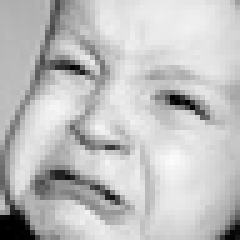
#> input picture CNN_FROM_SCRATCH/data/train/angry/Training_16288109.jpg, 48 x 48 px, found by its file name (shown 5 times larger); its folder holds only this picture in this run
$ jupyter execute --allow-errors recognition_of_facial_expressions.ipynb
#> lines starting #> are read from the running program, lines starting #| are printed output that depends on the picture
## ! Important Note !

Commented code was used to extract facial landmarks from the images.
BUT in this section we do not use facial landmarks as an input but whole normalized images.
It was just a test if I could extract facial landmarks from the images.

Facial landmarks are used in a different CNN algorithm. THis algorithm will not be from sracth like this one.
It will use all the helpful frameworks to create the best model. In addition, this CNN will recognize facial expressions live in a webcam.
(not like this one, this one only recognizes facial expressions from images, not live capture)

# Imports

[cell 1]
import os
import numpy as np
from scipy.signal import convolve2d
from PIL import Image
# import mediapipe as mp  # to get facial landmarks from the face images

# Constants

[cell 2]
DATA_DIR = os.path.join(os.getcwd(), "data_greyscale")
TRAIN_DIR = os.path.join(DATA_DIR, "train")
TEST_DIR = os.path.join(DATA_DIR, "test")

# Convolutional Neural Network

## Reading Data
Data are face images.
If image is in grayscale, there is only 1 channel, for RGB image there would be 3 channels.

1. Read images, remember the image's label (f.e. happy, sad, ...).
2. Map the label names list, each label name will now have its own identificator. (f.e. happy = 0, sad = 1, ...).
3. Convert the labels into a one-hot encoded vector array.

[cell 3]
# # initialize MediaPipe Face Mesh model to extract facial landmarks
# mp_face_mesh = mp.solutions.face_mesh
# face_mesh = mp_face_mesh.FaceMesh(
#     static_image_mode=True,  # static_image_mode=True since we extract from images and not live video
#     min_detection_confidence=0.5,  # lowering the threshhold, to detect landmarks in difficult images
#     min_tracking_confidence=0.5
# )
#
# def extract_landmarks(image_array: np.array, is_greyscale: bool) -> np.array:
#
#     """
#     Extract facial landmarks from the image using MediaPipe.
#     :param image_array: 2D numpy array representing the image
#     :param is_greyscale: True if the image is greyscale, False image is in RGB
#     :return: numpy array containing the normalized facial landmarks
#     """
#
#     if is_greyscale:  # convert image array to RGB format, since MediaPipe works with RGB
#         image_rgb = np.stack((image_array,) * 3, axis=-1)  # convert grayscale to RGB format
#     else:
#         image_rgb = image_array  # image already is RGB
#
#     results = face_mesh.process(image_rgb)  # get all the landmarks from the image
#
#     if not results.multi_face_landmarks:
#         return None  # no face detected, return None
#
#     landmarks = results.multi_face_landmarks[0].landmark  # extract the landmarks from the first detected face
#
#     # convert the landmark list into an array, the landmark has already normalized values between 0 and 1
#     landmarks_array = np.array([(lm.x, lm.y) for lm in landmarks])
#
#     return landmarks_array

[cell 4]
def get_data(data_dir: str, is_greyscale: bool, image_size=(48, 48)) -> (np.array, np.array):

    """
    Reading images from data_dir.
    Each image is processed and converted into a numpy array.

    Expected directory tree:
    - data_dir
        - facial_expression_dir1
            - image1
            - image2
            - ...
        - facial_expression_dir2
        - facial_expression_dir3
        - ...
        - facial_expression_dirN

    :param data_dir: directory from which the images are processed
    :param image_size: size of the images, default is 48x48
    :param is_greyscale: True if the images are greyscale, False images are in RGB
    :return: two numpy arrays, first numpy array has stored all the facial landmarks images, and second numpy array has stored all the label names
    """
#> called with data_dir = 'CNN_FROM_SCRATCH/data_greyscale/train', is_greyscale = True, image_size = (48, 48)

    # failed_image_landmarks = {}
    # image_landmarks = []
    images = []
    label_names = []

    for expression_dirname in sorted(os.listdir(data_dir)):
        # get every directory, this directory contains images of facial expressions

        expression_dir = os.path.join(data_dir, expression_dirname)

        if not os.path.isdir(expression_dir):  # process only directories, skip non-directories - files
            continue

        # failed_image_landmarks[expression_dirname] = {
        #     "all_images_count": len(os.listdir(expression_dir)),
        #     "failed_images": []
        # }

        for expression_image in os.listdir(expression_dir):
            # get every image in the directory
            image_path = os.path.join(expression_dir, expression_image)

            try:
                if is_greyscale:
                    image = Image.open(image_path).convert('L')  # L mode, because images are grayscaled
#> image is the input picture: PIL image 48x48 L; min 0, max 251, mean 191.7
                else:
                    image = Image.open(image_path).convert("RGB")  # RGB mode, because images are not grayscaled, and therefore they are RGB
                image.verify()  # verify the integrity of the image

                image = image.resize(image_size)  # resize the image to the image_size

                # convert image into an array, image is a 2D array
                image_array = np.array(image) / 255.0

                images.append(image_array)
                label_names.append(expression_dirname)  # directory name is already a label name of a facial expression

                # # extract normlized facial landmarks
                # landmarks = extract_landmarks(image_array, is_greyscale)
                #
                # if landmarks is not None:
                #     # successfully the facial landmarks were extracted from the image
                #     image_landmarks.append(landmarks)
                #     label_names.append(expression_dirname)  # directory name is already a label name of a facial expression
                # else:
                #     # failed to get facial landmarks, add the failed image into the log of failed landmarks
                #     failed_image_landmarks[expression_dirname]["failed_images"].append(os.path.split(image_path)[-1])

            except Exception as e:
                print(f"Failed to process image: {image_path}, error: {e}")
                continue  # skip to the next image

    # [27 lines of commented-out code are left out]
    return np.array(images), np.array(label_names)

    # return np.array(image_landmarks), np.array(label_names)

[cell 5]
train_images, train_label_names = get_data(TRAIN_DIR, is_greyscale=True)
# train_image_landmarks, train_label_names = get_data(TRAIN_DIR, is_greyscale=False, image_size=(96, 96))

#> (a cell that did not finish here is left out)

# test_image_landmarks, test_label_names = get_data(TEST_DIR, is_greyscale=False, image_size=(96, 96))

[cell 7]
print("Train Images:")
print(train_images.shape)
#| (3, 48, 48)
print(train_images, '\n')

print("Test Images:")
#> (the rest of this cell did not finish here and is left out)

[cell 8]
print("Example of one image:")
print(train_images[0].shape)
#| (48, 48)
print(train_images[0])

[cell 9]
# [15 lines of commented-out code are left out]

[cell 10]
# print("Example landmarks of one image:")
# print(train_image_landmarks[0].shape)
# print(train_image_landmarks[0])

### Map the label names into actual labels
Each label name should have its integer identificator.
From label names list get labels list, where label name has been replaced by its identificator

[cell 11]
def map_label_names(label_names: np.array) -> np.array:

    """
    Map the label names, each label name will have its own identificator.
    Replace the label names with their unique identifier.
    :param label_names: list of label names
    :return: an array of labels, where now the label names have been replaced by their unique identifier.
    """

    mapped_labels = {}

    # map the unique label names
    for label, unique_label_name in enumerate(np.unique(label_names)):
        mapped_labels[unique_label_name] = label

    # replace label name by its identificator
    labels = np.array([mapped_labels[label_name] for label_name in label_names])

    return labels

[cell 12]
train_labels = map_label_names(train_label_names)
#> (the rest of this cell did not finish here and is left out)

### Encode the labels into one hot vectors

[cell 13]
# [37 lines left out: function one_hot_encode, not called in this run]

#> (a cell that did not finish here is left out)

### Final Representation of Data

Training and testing sets:
- image arrays: train_images and test_images
- one-hot encoded vector arrays: train_labels_one_hot, test_labels_one_hot

[cell 15]
print("Train Images (first):")
print(train_images.shape)
#| (3, 48, 48)
print(train_images[0], '\n')

print("Test Images (first):")
#> (the rest of this cell did not finish here and is left out)

## Convolutional Layer

### Custom Errors
Made custom errors, which can be raised in the convolutional layer.

[cell 16]
class InvalidNumberOfFilters(Exception):
    """ Invalid number of filters specified """
    def __init__(self, message="Invalid number of filters specified by the user"):
        self.message = message
        super().__init__(self.message)


class InvalidFilterSize(Exception):
    """ Invalid filter size specified """
    def __init__(self, message="Invalid filter size specified by the user"):
        self.message = message
        super().__init__(self.message)


class InvalidNumberOfChannels(Exception):
    """ Invalid number of channels specified """
    def __init__(self, message="Invalid number of channels specified by the user"):
        self.message = message
        super().__init__(self.message)


class InvalidPadding(Exception):
    """ Invalid padding specified """
    def __init__(self, message="Invalid padding specified by the user"):
        self.message = message
        super().__init__(self.message)


class InvalidStride(Exception):
    """ Invalid stride specified """
    def __init__(self, message="Invalid stride specified by the user"):
        self.message = message
        super().__init__(self.message)

[cell 17]
class ConvLayer:

    """
    """

    def __init__(self, num_filters: int, filter_size: int, num_channels: int):

        """
        Function constructor, initialize the filter array.

        :param num_filters: number of filters in the convolutional layer
        :param filter_size: size of the filter, num_channels x filter_size x filter_size
        :param num_channels: depth of the filter - kernel
        :raises
        """

        if not isinstance(num_filters, int):
            raise ValueError("Number of filters \"num_filters\" must be an integer!")
        elif num_filters < 1:
            raise InvalidNumberOfFilters(f"Number of filters \"num_filters\" must be at least 1, \"num_filters={num_filters}\" specified instead!")

        if not isinstance(filter_size, int):
            raise ValueError("Filter - kernel size \"filter_size\" must be an integer!")
        elif filter_size < 2:
            raise InvalidFilterSize(f"Filter - kernel size \"filter_size\" must be at least 2, \"filter_size={filter_size}\" specified instead!")

        if not isinstance(num_channels, int):
            raise ValueError("Number of channels \"num_channels\" must be an integer!")
        elif num_channels < 1:
            raise InvalidNumberOfChannels(f"Number of channels \"num_channels\" must be at least 1, \"num_channels={num_channels}\" was specified instead!")

        self.num_filters = num_filters
        self.filter_size = filter_size
        self.num_channels = num_channels

        # creates a 4D numpy array
        # filter is of size (c x f x f), where f is the filter_size, and c is the num_channels
        # (c x f x f) because image size is expected to be (c x height x width)
        self.filters = np.random.randn(num_filters, num_channels, filter_size, filter_size) / filter_size ** 2


    def shift_filter_window(self, image: np.array, stride: int) -> (np.array, int, int):

        """
        Shift the filter window to get all the regions in the image.
        These regions are for the convolutional operations with the kernel - filter.

        :param image: image from which to get all the regions from.
        :param stride: size of the stride, shift size - how big a step/shift
        :return: a region (where input image and kernel intersect) which is a 2D array, and (i, j) coordinates of the region
        """

        _, height, width = image.shape

        # shift the filter window, to process all regions in the input image
        for i in range(0, height - self.filter_size + 1, stride):
            for j in range(0, width - self.filter_size + 1, stride):
                # extract the region of the image where the filter is applied
                region = image[:, i: (i + self.filter_size), j: (j + self.filter_size)]
                yield region, i, j  # what yield does that it returns a value, but this function has to be interated to get next() values


    def forward(self, image: np.array, stride: int = 1, padding: int = 0) -> np.array:

        """
        Perform forward pass through the convolutional layer.
        Perform convolutional operations with the kernel - filter

        :param image: image to perform convolutional operation on
        :param padding: padding applied to the image
        :param stride: stride applied to the convolutional operation
        :return: a convoluted image
        """

        if not isinstance(stride, int):
            raise ValueError("Stride must be an integer!")
        elif stride < 1:
            raise InvalidStride(f"Stride must be at least 1, \"stride={stride}\" specified instead!")

        if not isinstance(padding, int):
            raise ValueError("Padding must be an integer!")
        elif padding < 0:
            raise InvalidPadding(f"Padding must be at least 0, \"padding={padding}\" specified instead!")

        # if image is 2D (single channel, number of channels is 1), expand from (height x width) into (1 x height x width) so it has a depth=1
        if image.ndim == 2:
            image = np.expand_dims(image, axis=0)

        padded_image = self.pad_image(image, padding)  # apply padding to the image
        _, height, width = image.shape  # get only height and width, image is of size (n_channels x height x width)

         # check if filter can fit into the image with padding
        if height + 2 * padding < self.filter_size or width + 2 * padding < self.filter_size:
            raise ValueError("Filter size is too large for the input image size!")

        # expected output height and width
        output_height = (height + 2 * padding - self.filter_size) // stride + 1
        output_width = (width + 2 * padding - self.filter_size) // stride + 1

        output = np.zeros((self.num_filters, output_height, output_width))

        for region, i, j in self.shift_filter_window(padded_image, stride):
            for n_filter in range(self.num_filters):
                # perform convolution on the region using the filter
                output[n_filter, i // stride, j // stride] = self.conv(region, self.filters[n_filter])

        return output


    @staticmethod
    def conv(image_region: np.array, kernel: np.array) -> np.array:

        """
        Perform convolutional operation on the image region using the filter.
        Convolution operation is sum(image_region * filter)

        :param image_region: region to perform convolutional operation on
        :param kernel: filter - kernel to perform convolutional operation with
        :return: convolution result
        """

        result = 0

        # perform convolution for each channel separately and sum the result
        for channel in range(image_region.shape[0]):  # loop over the channels
            conv_result = convolve2d(image_region[channel], kernel[channel], mode="valid")
            result += conv_result.item()  # extract the scalar value if it is a 1 x 1 array

        return result


    @staticmethod
    def pad_image(image: np.array, padding: int) -> np.array:

        """
        Apply zero-padding to the input image with multiple channels.

        :param image: image to apply padding on
        :param padding: padding applied to the image
        :return: padded image
        """

        if padding > 0:
            # apply padding to the height and width dimensions (1 and 2), keeping channels dimension intact
            padded_image = np.pad(image, ((0, 0), (padding, padding), (padding, padding)), mode="constant")
        else:
            padded_image = image

        return padded_image

## Pooling Layer - Max & Average Pooling Layer

### Custom Errors
Made custom errors, which can be raised in the pooling layer.

[cell 18]
class InvalidPoolSize(Exception):
    """ Invalid pool size specified """
    def __init__(self, message="Invalid pool size specified by the user"):
        self.message = message
        super().__init__(self.message)


class InvalidPoolType(Exception):
    """ Invalid pool type specified """
    def __init__(self, message="Invalid pool type specified by the user"):
        self.message = message
        super().__init__(self.message)

[cell 19]
class PoolLayer:

    """
    """

    POOL_TYPES = ["max", "avg"]

    def __init__(self, pool_size: int, stride: int, pool_type: str):

        """
        Function constructor, initialize the pool size and stride.

        :param pool_size: height and width of the pool for max pooling layer
        :param stride: stride size (how large s shift in the input image)
        :param pool_type: type of pooling layer, it is "max" or "avg" (avg stands for average)
        :raises
        """

        if not isinstance(pool_size, int):
            raise ValueError("Pool size \"pool_size\" must be an integer!")
        elif pool_size < 1:
            raise InvalidPoolSize(f"Pool size \"pool_size\" must be at least 1, \"pool_size={pool_size}\" specified instead!")

        if not isinstance(stride, int):
            raise ValueError("Stride must be an integer!")
        elif stride < 1:
            raise InvalidStride(f"Stride must be at least 1, \"stride={stride}\" specified instead!")

        if not isinstance(pool_type, str):
            raise ValueError(f"Pool type must be a string, available pool types: {', '.join(self.POOL_TYPES)}")
        elif pool_type.lower() not in self.POOL_TYPES:
            raise InvalidPoolType(f"Pool type must be either {', '.join(self.POOL_TYPES)}, \"pool_type={pool_type}\" specified instead!")

        self.pool_size = pool_size
        self.stride = stride
        self.pool_type = pool_type.lower()

    def forward(self, image: np.array) -> np.array:

        """
        Perform max/average pooling operation on the input image.

        :param image: input image (size channels x height x width).
        :return: downsampled output image
        """

        # if image is 2D (single channel, number of channels is 1), expand from (height x width) into (1 x height x width) so it has a depth=1
        if image.ndim == 2:
            image = np.expand_dims(image, axis=0)

        num_channels, height, width = image.shape

        # calculate output dimensions
        output_height = (height - self.pool_size) // self.stride + 1
        output_width = (width - self.pool_size) // self.stride + 1

        # initialize the output array
        pooled_output = np.zeros((num_channels, output_height, output_width))

        # perform max or average pooling depending on the pool type
        if self.pool_type == "max":
            pooling_function = np.max
        else:
            pooling_function = np.mean

        # perform max/average pooling
        for channel in range(num_channels):
            for region, i, j in self.shift_pool_window(image, channel):
                pooled_output[channel, i // self.stride, j // self.stride] = pooling_function(region)

        return pooled_output  # return a downsampled output image


    def shift_pool_window(self, image: np.array, channel: int) -> (np.array, int, int):

        """
        Shift the pool window to get all the regions in the image.
        These regions are for the max/average pooling operation

        :param image: image from which to get all the regions from.
        :param channel: channel index
        :return: a region (where input image and pool intersect) which is a 2D array, and (i, j) coordinates of the region
        """

        _, height, width = image.shape

        # shift the pool window, to process all regions in the input image
        for i in range(0, height - self.pool_size + 1, self.stride):
            for j in range(0, width - self.pool_size + 1, self.stride):
                # extract the region of the image where the pool is
                region = image[channel, i:i + self.pool_size, j:j + self.pool_size]
                yield region, i, j  # what yield does that it returns a value, but this function has to be interated to get next() values

[cell 20]
# Example of using one convolutional layer, using only forward pass

conv_layer1 = ConvLayer(num_filters=3, filter_size=4, num_channels=1)
max_layer1 = PoolLayer(pool_size=2, stride=2, pool_type="max")

conv_layer2 = ConvLayer(num_filters=1, filter_size=2, num_channels=3)
avg_layer2 = PoolLayer(pool_size=3, stride=2, pool_type="avg")

batch_size = 300
convolved_images = []

for i in range(0, train_images.shape[0], batch_size):  # loop over all the number of images (28709)

    print(f"{(i // batch_size) + 1}. batch {i}/{train_images.shape[0]}")

    convolved_batch = []
    batch_images = train_images[i: i + batch_size]  # Get the i-th image (shape 48x48)

    for image in batch_images:
        convolved_image = conv_layer1.forward(image)
        max_pooled_image = max_layer1.forward(convolved_image)
        convolved_image2 = conv_layer2.forward(max_pooled_image)
        avg_pooled_image = avg_layer2.forward(convolved_image2)

        convolved_batch.append(avg_pooled_image)

    convolved_images.extend(np.array(convolved_batch))
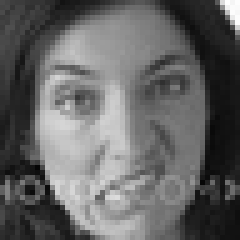
#> image: shape (48, 48) float64 (shown 5 times larger); min 0.0157, max 0.996, mean 0.393

convolved_images = np.array(convolved_images)

[cell 21]
convolved_images.shape
#> Out = (3, 1, 10, 10)
